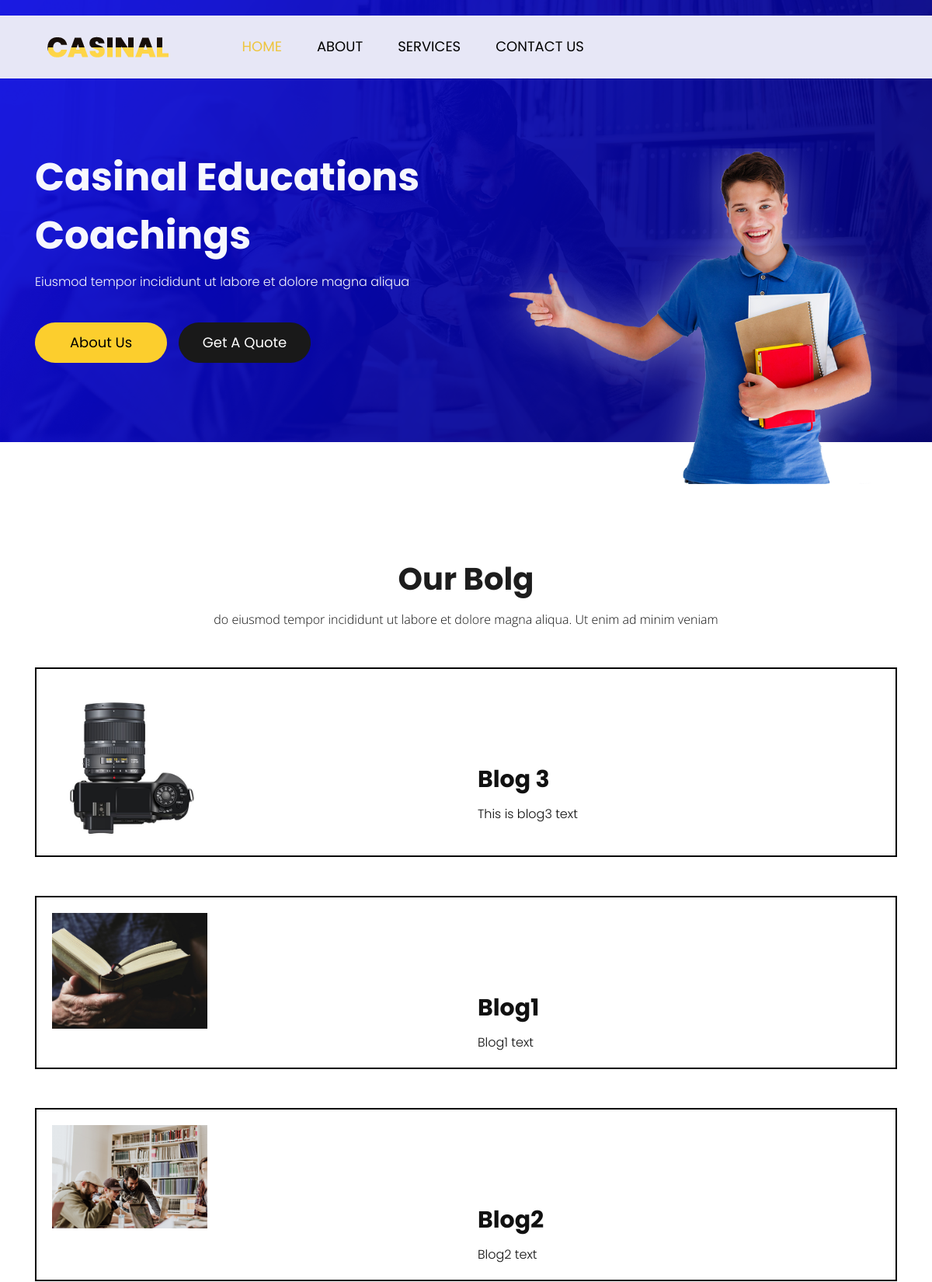
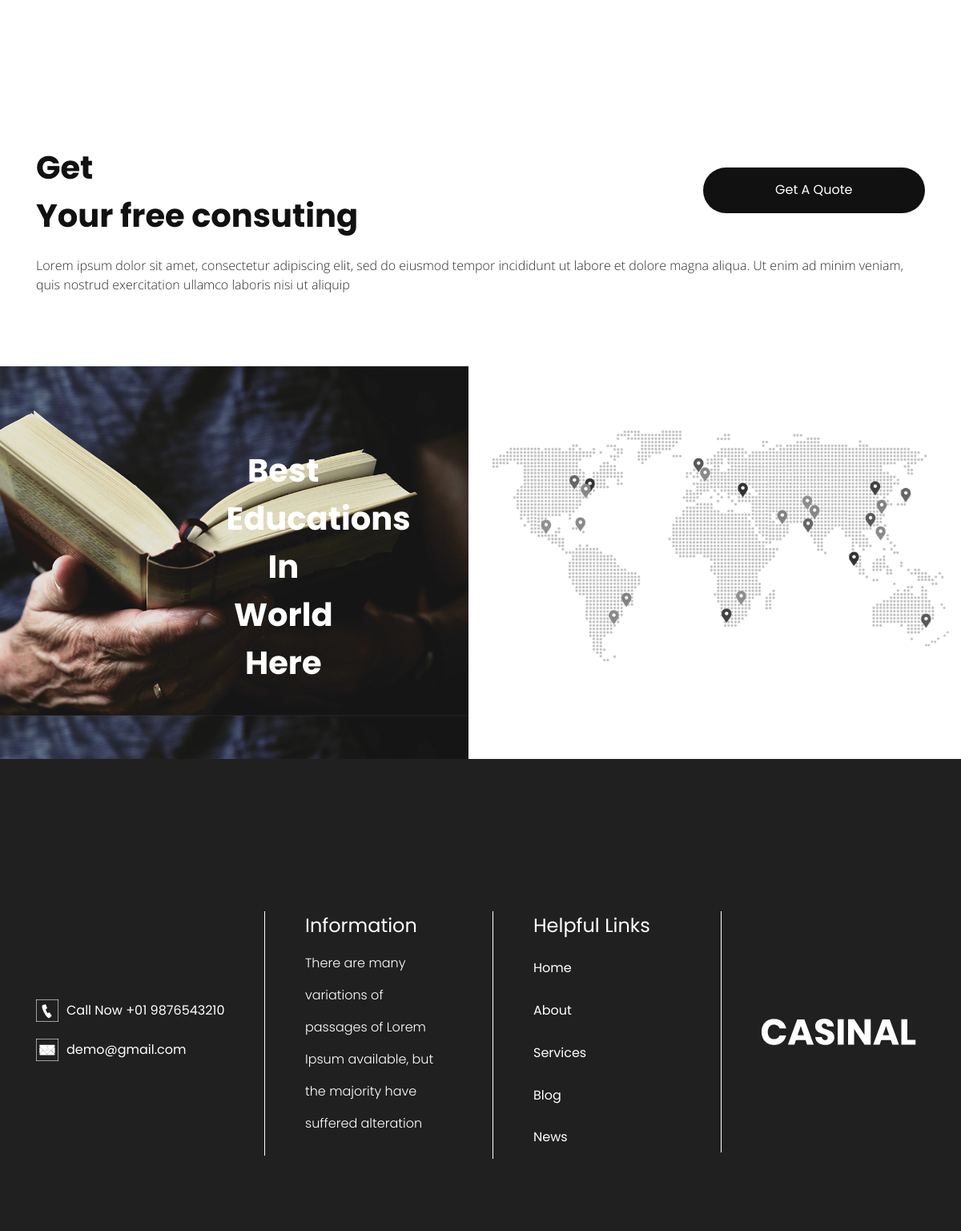
The page / on the database its author committed (2 pictures, top to bottom).
### tables this page shows
CREATE TABLE `slider` (
  `id` int NOT NULL,
  `title` varchar(255) NOT NULL,
  `text` text NOT NULL,
  `image` varchar(255) NOT NULL
);

CREATE TABLE `blogs` (
  `id` int NOT NULL,
  `title` varchar(255) NOT NULL,
  `text` text NOT NULL,
  `image` varchar(255) NOT NULL,
  `slug` varchar(255) NOT NULL
);

### app/helper.php (called while the page is built, shortened)
<?php
function view($viewName, $params = [])
{
    extract($params);
    return require_once(__DIR__ . "/views/$viewName.php");
}
function img($imageName)
{
    return BASE_URL . '/uploads/' . $imageName;
}
function assets($url): string
{
    return BASE_URL."/App/views/$url";
}
function url($url): string
{
    return BASE_URL."$url";
}

### app/controllers/HomeController.php (called while the page is built, shortened)
<?php
class HomeController
{
    public function index(){
        $slider = (new Slider())->first();
        $blogs = (new Blog())->limit(3)->all();
        return view('home', compact('slider', 'blogs'));
    }
}

### Core/App.php (called while the page is built, shortened)
<?php
class App
{
    public function configure(): void
    {
        require_once __DIR__ . "/../app/helper.php";
    }
    public function handleRequests(): void
    {
        (new RouterService())->handleRoute();
    }
}

### index.php (called while the page is built, shortened)
<?php
$app = new App();
$app->configure();
$app->handleRequests();

### Core/DB.php (called while the page is built, shortened)
<?php
class DB
{
    protected PDO $db;
    protected string $table = '';
    private string $select = '*';
    private string $sql = '';
    private string $currentAction = '';
    private ?int $limit = null;
    private ?int $offset = null;
    private bool $multiple = false;
    private array $params = [];
    private function setAction(string $action): void
    {
        $this->currentAction = $action;
    }
    private function setMultiple(bool $multiple): void
    {
        $this->multiple = $multiple;
    }
    public function __construct()
    {
        try {
            $this->db = new PDO("mysql:host=" . DB_HOST . ";dbname=" . DB_NAME . ";", DB_USERNAME, DB_PASSWORD);
        } catch (\Exception $e) {
            die($e->getMessage());
        }
    }
    public function reset(): void
    {
        $this->multiple = false;
        $this->limit = null;
        $this->offset = null;
        $this->select = '*';
        $this->currentAction = '';
        $this->sql = '';
        $this->params = [];
    }
    private function buildSelect(): void
    {
        $this->sql = 'Select ' . $this->select . ' from ' . $this->table;
    }
    public function handleLimit(): void
    {
        if ($this->limit) {
            if ($this->offset) {
                $this->sql .= ' limit ' . $this->offset . ',' . $this->limit;
            } else {
                $this->sql .= ' limit ' . $this->limit;
            }
        }
    }
    private function runQuery(): mixed
    {
        try {
            $result = false;
            $query = $this->db->prepare($this->sql);
            $res = $query->execute($this->params);
            switch ($this->currentAction) {
                case self::ACTION_SELECT:
                    if ($this->multiple) {
                        $result = $query->fetchAll(PDO::FETCH_ASSOC);
                    } else {
                        $result = $query->fetch(PDO::FETCH_ASSOC);
                    }
                    return $result;
            }
        } catch (\Exception $e) {
            echo "<pre>";
            echo $e->getMessage();
            echo "</pre>";
            return $result;
        }
    }
    public function first(): array|string
    {
        $res = $this->runQuery();
        return $res;
    }
    public function all(): array|string
    {
        $res = $this->runQuery();
        return $res;
    }
    public function limit(int $limit = 1): self
    {
        $this->limit = $limit;
        return $this;
    }
}

### app/views/home.php (the view, shortened to what this page needs)
<!DOCTYPE html>
<html lang="en">
<head>
    <link rel="stylesheet" type="text/css" href="https://cdnjs.cloudflare.com/ajax/libs/OwlCarousel2/2.0.0-beta.2.4/assets/owl.carousel.min.css" />
    <link rel="stylesheet" type="text/css" href="<?= assets('assets/css/bootstrap.min.css') ?>">
    <link rel="stylesheet" type="text/css" href="<?=  assets('assets/css/style.css') ?>">
    <link rel="stylesheet" href="<?= assets('assets/css/responsive.css') ?>">
    <link rel="stylesheet" href="<?= assets('assets/css/jquery.mCustomScrollbar.min.css') ?>">
    <link rel="stylesheet" href="https://netdna.bootstrapcdn.com/font-awesome/4.0.3/css/font-awesome.css">
    <link rel="stylesheet" href="<?= assets('assets/css/owl.carousel.min.css') ?>">
    <link rel="stylesheet" href="<?= assets('assets/css/owl.theme.default.min.css') ?>">
    <link rel="stylesheet" href="https://cdnjs.cloudflare.com/ajax/libs/fancybox/2.1.5/jquery.fancybox.min.css" media="screen">
</head>
<body>
<div class="header_section">
    <div class="header_bg">
        <div class="container">
            <nav class="navbar navbar-expand-lg navbar-light bg-light">
                <a class="logo" href="index.html"><img src="<?= assets('assets/images/logo.png') ?>"></a>
                <div class="collapse navbar-collapse" id="navbarSupportedContent">
                    <ul class="navbar-nav mr-auto">
                        <li class="nav-item active">
                            <a class="nav-link" href="index.html">Home</a>
                        </li>
                        <li class="nav-item">
                            <a class="nav-link" href="about.html">About</a>
                        </li>
                        <li class="nav-item">
                            <a class="nav-link" href="services.html">Services</a>
                        </li>
                        <li class="nav-item">
                            <a class="nav-link" href="<?= url('/contact') ?>">Contact Us</a>
                        </li>
                    </ul>
                </div>
            </nav>
        </div>
    </div>
    <div class="banner_section layout_padding">
        <div id="my_slider" class="carousel slide" data-ride="carousel">
            <div class="carousel-inner">
                <div class="carousel-item active">
                    <div class="container">
                        <div class="banner_taital_main">
                            <div class="row">
                                <div class="col-md-6">
                                    <h1 class="banner_taital"><?= $slider['title'] ?? '' ?></h1>
                                    <p class="banner_text"><?= $slider['text'] ?? '' ?></p>
                                    <div class="btn_main">
                                        <div class="about_bt active"><a href="#">About Us</a></div>
                                        <div class="quote_bt"><a href="#">Get A Quote</a></div>
                                    </div>
                                </div>
                                <div class="col-md-6">
                                    <div class="image_1"><img src="<?= img($slider['image'] ?? '') ?>"></div>
                                </div>
                            </div>
                        </div>
                    </div>
                </div>
            </div>
        </div>
    </div>
</div>
<div class="blog_section layout_padding">
    <div class="container">
        <h1 class="news_taital">Our Bolg</h1>
        <p class="news_text">do eiusmod tempor incididunt ut labore et dolore magna aliqua. Ut enim ad minim veniam</p>
        <?php foreach ($blogs as $blog) :?>
            <div class="blog_section_2">
                <div class="row">
                    <div class="col-md-6">
                        <img src="<?= img($blog['image']) ?>" class="image_7" style="width:200px">
                    </div>
                    <div class="col-md-6">
                        <a href="<?= url('/blog/'. $blog['slug']) ?>"><h4 class="classes_text"><?= $blog['title']  ?></h4></a>
                        <p class="ipsum_text"> <?= $blog['text'] ?> </p>
                    </div>
                </div>
            </div>
        <?php endforeach; ?>
    </div>
</div>
<div class="newsletter_section layout_padding">
    <div class="container">
        <div class="newsletter_main">
            <h1 class="newsletter_taital">Get<br> Your free consuting </h1>
            <div class="get_quote_bt"><a href="#">Get A Quote</a></div>
        </div>
        <p class="dolor_text">Lorem ipsum dolor sit amet, consectetur adipiscing elit, sed do eiusmod tempor incididunt ut labore et dolore magna aliqua. Ut enim ad minim veniam, quis nostrud exercitation ullamco laboris nisi ut aliquip </p>
    </div>
</div>
<div class="contact_section layout_padding">
    <div class="container-fluid">
        <div class="row">
            <div class="col-md-6 padding_left0">
                <div class="mail_section">
                    <div class="contact_img">
                        <h1 class="contact_taital">Best Educations In World Here</h1>
                    </div>
                </div>
            </div>
            <div class="col-md-6">
                <div class="map_main"><img src="<?= assets('assets/images/map-img.png') ?>"></div>
            </div>
        </div>
    </div>
</div>
<div class="footer_section layout_padding">
    <div class="container">
        <div class="footer_section_2">
            <div class="row">
                <div class="col-lg-3 margin_top">
                    <div class="call_text"><a href="#"><img src="images/call-icon1.png"><span class="padding_left_15">Call Now +01 9876543210</span></a></div>
                    <div class="call_text"><a href="#"><img src="images/mail-icon1.png"><span class="padding_left_15">demo@gmail.com</span></a></div>
                </div>
                <div class="col-lg-3">
                    <div class="information_main">
                        <h4 class="information_text">Information</h4>
                        <p class="many_text">There are many variations of passages of Lorem Ipsum available, but the majority have suffered alteration</p>
                    </div>
                </div>
                <div class="col-lg-3 col-md-6">
                    <div class="information_main">
                        <h4 class="information_text">Helpful Links</h4>
                        <div class="footer_menu">
                            <ul>
                                <li><a href="index.html">Home</a></li>
                                <li><a href="about.html">About</a></li>
                                <li><a href="services.html">Services</a></li>
                                <li><a href="blog.html">Blog</a></li>
                                <li><a href="news.html">News</a></li>
                            </ul>
                        </div>
                    </div>
                </div>
                <div class="col-lg-3">
                    <div class="information_main">
                        <div class="footer_logo"><a href="index.html"><img src="images/footer-logo.png"></a></div>
                    </div>
                </div>
            </div>
        </div>
    </div>
</div>
</body>
</html>

### Core/RouterService.php (shortened to what this page needs)
<?php
class RouterService
{
    protected string $path;
    public function parsePath(string $path): void
    {
        $path = str_replace('path=', '', strtolower($path));
        $this->path = $path;
    }
    public function handleRoute() : void
    {
        foreach (self::${$this->method} as $routeItem) {
            if (preg_match("/^" . $routeItem['regex'] . "$/", urldecode($this->path), $params)) {
                array_shift($params);
                if(is_callable($routeItem['action'])){
                    call_user_func_array($routeItem['action'],$params);
                    die();
                }else{
                    $method = $routeItem['action'][1];
                    call_user_func([new $class(),$method],...$params);
                    die();
                }
            }
        }
    }
}

### rows shown on the page
slider: title "Casinal Educations Coachings", text "Eiusmod tempor incididunt ut labore et dolore magna aliqua", image (picture)
blogs: image (picture), title "Blog 3", text "This is blog3 text"
blogs: image (picture), title "Blog1", text "Blog1 text"
blogs: image (picture), title "Blog2", text "Blog2 text"
